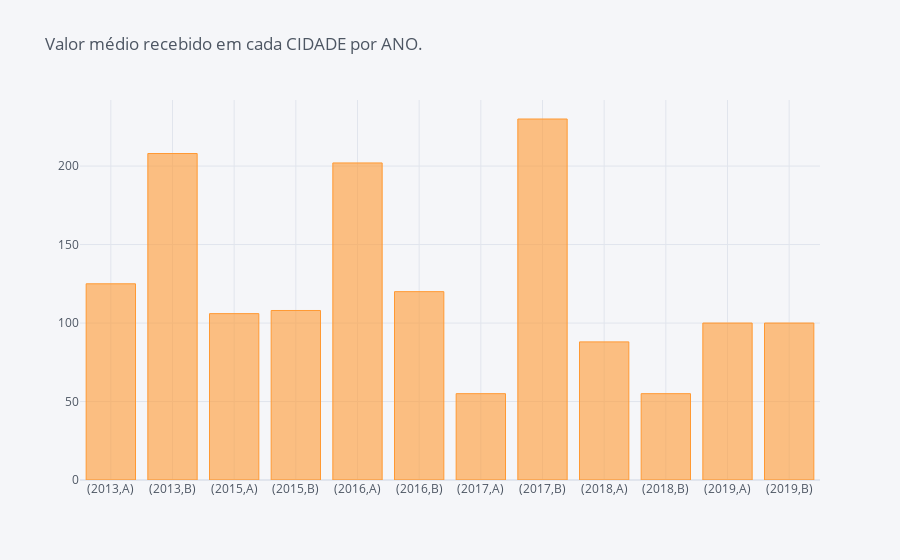

Notebook cell for this chart:
### Markdown cell above
## Algumas visualizações interativas

### Code cell
df2.iplot(kind='bar', title='Valor médio recebido em cada CIDADE por ANO.')

### Figure 1 — Plotly figure (JSON) as saved in the notebook; plotly's stock layout.template omitted (floating-point values rounded to 4 significant figures)
{"data": [{"marker": {"color": "rgba(255, 153, 51, 0.6)", "line": {"color": "rgba(255, 153, 51, 1.0)", "width": 1}}, "name": "VALORES", "orientation": "v", "text": "", "type": "bar", "x": ["(2013,A)", "(2013,B)", "(2015,A)", "(2015,B)", "(2016,A)", "(2016,B)", "(2017,A)", "(2017,B)", "(2018,A)", "(2018,B)", "(2019,A)", "(2019,B)"], "y": [125, 208, 106, 108, 202, 120, 55, 230, 88, 55, 100, 100]}], "layout": {"legend": {"bgcolor": "#F5F6F9", "font": {"color": "#4D5663"}}, "paper_bgcolor": "#F5F6F9", "plot_bgcolor": "#F5F6F9", "title": {"font": {"color": "#4D5663"}, "text": "Valor médio recebido em cada CIDADE por ANO."}, "xaxis": {"gridcolor": "#E1E5ED", "showgrid": true, "tickfont": {"color": "#4D5663"}, "title": {"font": {"color": "#4D5663"}, "text": ""}, "zerolinecolor": "#E1E5ED"}, "yaxis": {"gridcolor": "#E1E5ED", "showgrid": true, "tickfont": {"color": "#4D5663"}, "title": {"font": {"color": "#4D5663"}, "text": ""}, "zerolinecolor": "#E1E5ED"}}}
